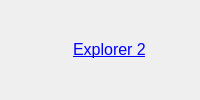
       <widget class="QFrame" name="frame_24">
        <property name="minimumSize">
         <size>
          <width>170</width>
          <height>60</height>
         </size>
        </property>
        <property name="frameShape">
         <enum>QFrame::NoFrame</enum>
        </property>
        <property name="frameShadow">
         <enum>QFrame::Raised</enum>
        </property>
        <property name="lineWidth">
         <number>0</number>
        </property>
        <layout class="QGridLayout" name="gridLayout_26">
         <item row="0" column="0">
          <widget class="QLabel" name="label_28">
           <property name="minimumSize">
            <size>
             <width>47</width>
             <height>47</height>
            </size>
           </property>
           <property name="maximumSize">
            <size>
             <width>47</width>
             <height>47</height>
            </size>
           </property>
           <property name="text">
            <string/>
           </property>
           <property name="pixmap">
            <pixmap resource="../bitcoin.qrc">:/res/images/links/logo2.png</pixmap>
           </property>
           <property name="scaledContents">
            <bool>true</bool>
           </property>
          </widget>
         </item>
         <item row="0" column="1">
          <widget class="QFrame" name="frame_25">
           <property name="frameShape">
            <enum>QFrame::NoFrame</enum>
           </property>
           <property name="frameShadow">
            <enum>QFrame::Sunken</enum>
           </property>
           <property name="lineWidth">
            <number>0</number>
           </property>
           <layout class="QGridLayout" name="gridLayout_27">
            <item row="0" column="0">
             <widget class="QLabel" name="label_29">
              <property name="font">
               <font>
                <pointsize>12</pointsize>
               </font>
              </property>
              <property name="text">
               <string>&lt;a href=&quot;http://blockexplorer.ciredo.com&quot;&gt;Explorer 2&lt;/a&gt;</string>
              </property>
              <property name="openExternalLinks">
               <bool>true</bool>
              </property>
             </widget>
            </item>
           </layout>
          </widget>
         </item>
        </layout>
       </widget>
